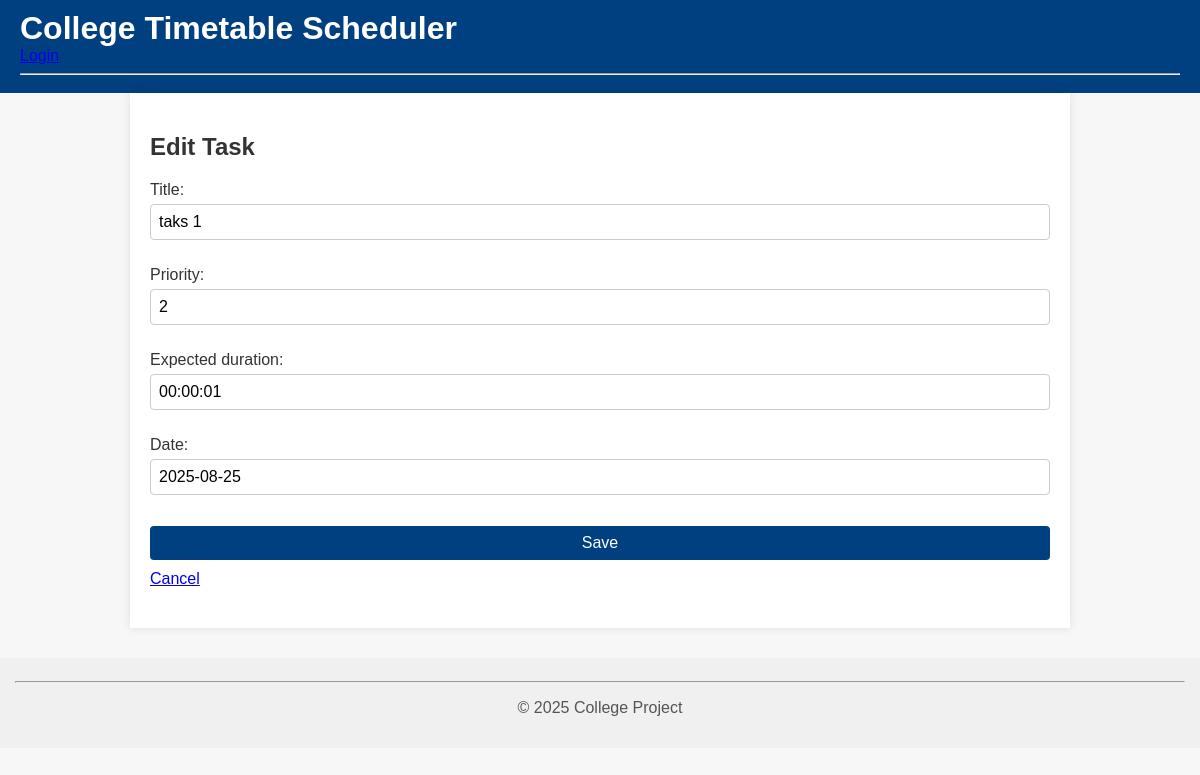
/scheduler/tasks/1/edit/, run on the app's committed database.
### scheduler/models.py (models this page shows, shortened)
class Task(models.Model):
    user = models.ForeignKey(User, on_delete=models.CASCADE)
    title = models.CharField(max_length=200)
    priority = models.IntegerField()
    expected_duration = models.DurationField()
    date = models.DateField()
    scheduled_start_time = models.TimeField(null=True, blank=True)
    scheduled_end_time = models.TimeField(null=True, blank=True)
    completed = models.BooleanField(default=False)
    pending = models.BooleanField(default=False)

### scheduler/views.py (the view)
# urls.py: path('tasks/<int:pk>/edit/', views.task_edit, name='task_edit'),
def task_edit(request, pk):
    task = get_object_or_404(Task, pk=pk)
    if request.method == 'POST':
        form = TaskForm(request.POST, instance=task)
        if form.is_valid():
            form.save()
            return redirect('task_list')
    else:
        form = TaskForm(instance=task)
    return render(request, 'admin_dashboard/task_form.html', {'form': form})

### scheduler/forms.py
class TaskForm(forms.ModelForm):
    class Meta:
        model = Task
        fields = ['title', 'priority', 'expected_duration', 'date']

### templates/admin_dashboard/task_form.html (shortened to what this page needs)
{% extends 'base.html' %}
{% block content %}
<h2>{{ form.instance.pk|yesno:"Edit Task,Add Task" }}</h2>
<form method="post">
  {{ form.as_p }}
  <button type="submit">Save</button>
  <a href="{% url 'task_list' %}">Cancel</a>
</form>
{% endblock %}

### static/css/style.css (style rules this page uses)
body { font-family: Arial, sans-serif; margin: 0; padding: 0; background-color: #f7f7f7; color: #333; }
form { margin-bottom: 20px; }
input, select, textarea, button { padding: 8px; font-size: 1rem; margin-top: 5px; margin-bottom: 10px; border: 1px solid #ccc; border-radius: 4px; width: 100%; box-sizing: border-box; }
button { background-color: #004080; color: white; border: none; cursor: pointer; }

### data on the page
Task: instance.pk "Edit Task", title "taks 1", priority "2", expected_duration "00:00:01", date "2025-08-25"
